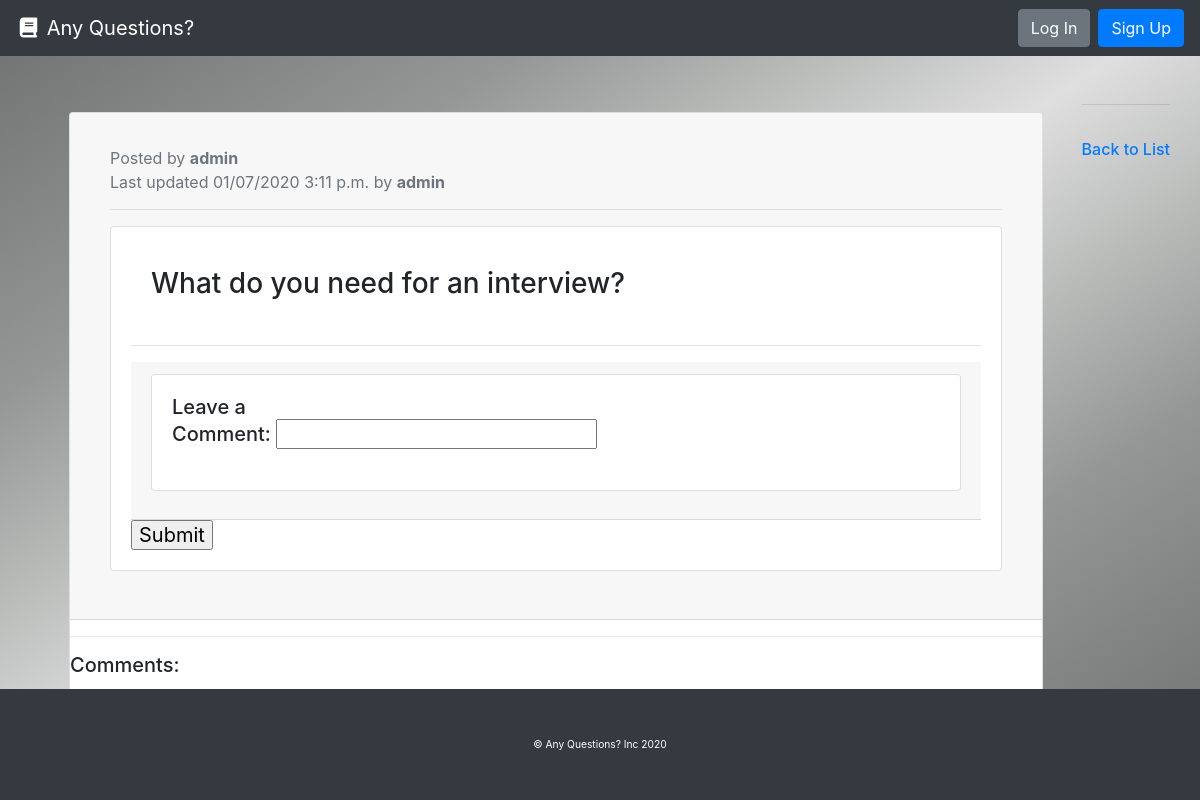
Before: /what-do-you-need-for-an-interview/ with the older database file.
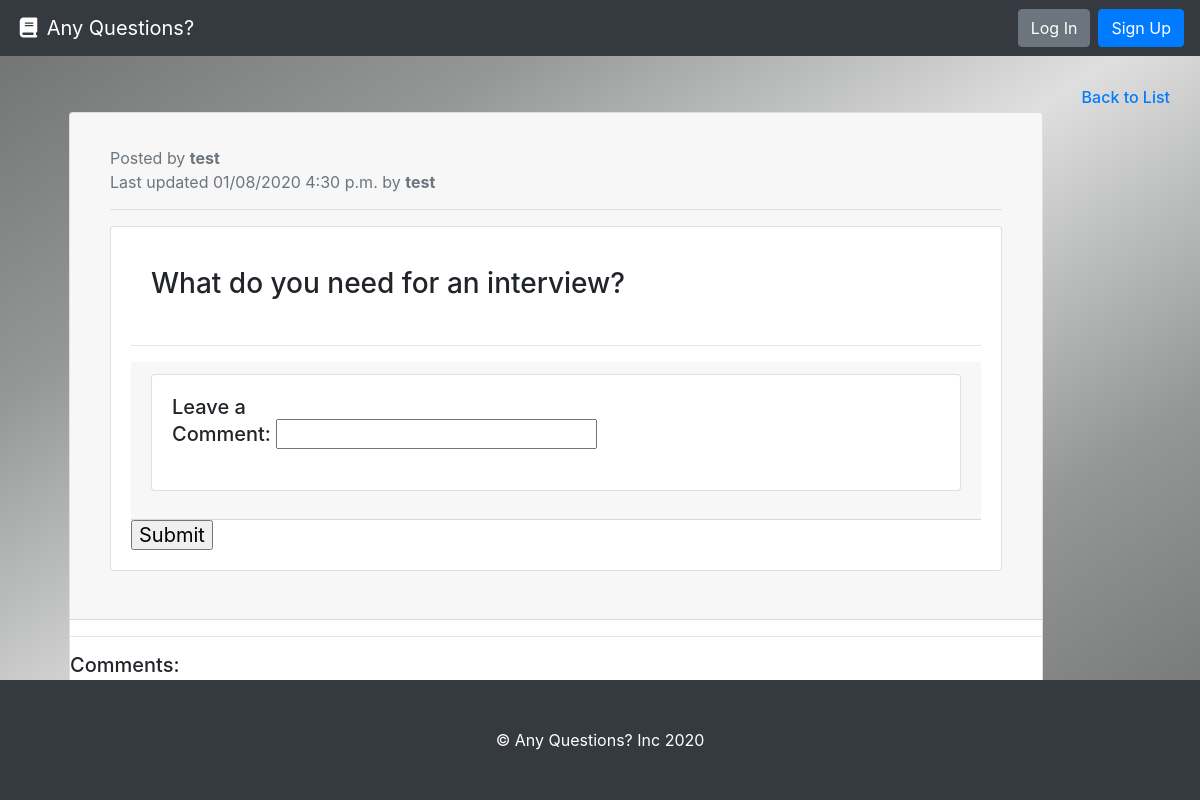
After: the same page with the newer database file.
### question/models.py (models this page shows, shortened)
class Question(models.Model):
    question_text = models.CharField(max_length=settings.QUESTION_NAME_MAX_LENGTH, unique=True,
                             help_text="Title of your question.")
    author = models.ForeignKey(User, on_delete=models.PROTECT,
                            help_text="The user that posted this question.")
    slug = models.CharField(max_length=settings.QUESTION_NAME_MAX_LENGTH, blank=True, editable=False,
                            help_text="Unique URL path to access this question. Generated by the system.")
    created = models.DateTimeField(auto_now_add=True,
                                   help_text="The date and time this question was created. Automatically generated when the model saves.")
    modified = models.DateTimeField(auto_now=True,
                                    help_text="The date and time this page was updated. Automatically generated when the model updates.")

### question/views.py (the view, shortened to what this page needs)
# urls.py: path('<str:slug>/', QuestionDetailView.as_view(), name='question-details-page'),
class QuestionDetailView(DetailView):
    model = Question
    def get(self, request, slug):
        question = self.get_queryset().get(slug__iexact=slug)
        comment_form = CommentForm()
        return render(request, 'question.html', {
          'question': question,
          'comment_form': comment_form
        })

### question/forms.py
class CommentForm(forms.ModelForm):
    class Meta:
        model = Comment
        fields = ['comment']

### question/templates/question.html (shortened to what this page needs)
{% extends 'base.html' %}
{% block content %}
  <div class="row">
    <div class="col m-4">
      <div class="card mb-3">
        <h5 class="card-header">
        <div class="card-body border-dark">
          <small class="text-muted">Posted by <b>{{ question.author|linebreaksbr }}</b>
            <br>
            Last updated {{ question.modified|date:"SHORT_DATETIME_FORMAT" }} by <b>{{ question.author.username }}</b></small>
          <hr>
          <div class="card mb-3">
            <div class="card-body border-dark">
              <div class="card-body border-dark">
              <h3>{{ question.question_text }}</h3>
            </div>
            <hr>
            <h3 class="card-header">
              <div class="card mb-3">
                 <div class="card-body border-dark">
                    <form action='' method='POST'>
                      <h5>Leave a {{ comment_form.as_p|linebreaksbr }}</h5>
                      </h5><input type="submit"></h5>
                    <hr>
                        <h5>Comments:</h5>
                          {% for comment in question.comment_set.all %}
                            <div class='col-sm'>
                              <h4><small class="text-muted">{{comment.commenter}}: {{ comment.comment }}</h4>
                            </div>
                          {% endfor %}
                      </div>
                  </div>
                  <hr>
                <br>
            <a href="{% url 'question-list-view' %}"><h6>Back to List</h6></a>
        </div>
{% endblock %}

### templates/base.html (shortened to what this page needs)
<!doctype html>
<html lang="en">
  <head>
    <link rel="stylesheet" href="https://stackpath.bootstrapcdn.com/bootstrap/4.3.1/css/bootstrap.min.css"
>
  </head>
  <body>
    <nav class="navbar navbar-expand-md navbar-dark bg-dark">
      <a class="navbar-brand" href="{% url 'question-list-view' %}"><i class="fas fa-fw fa-book"></i> Any Questions?</a>
      <form class="form-inline ml-auto">
        {% if user.is_authenticated %}
        <div class="text-white">Hello, <strong>{{user.username}}</strong>!</div>
        <a href="new_question/" class="btn btn-success ml-4">New Question</a>
        <a href="/accounts/logout" class="btn btn-danger ml-2">Log Out</a>
        {% else %}
        <a href="/accounts/login" class="btn btn-secondary ml-2">Log In</a>
        <a href="/accounts/signup" class="btn btn-primary ml-2">Sign Up</a>
        {% endif %}
      </form>
    </nav>
    <main role="main" class="container" style="margin-top: 4vh;">
      {% block content %}{% endblock %}
    </main>
    <footer class="bg-dark p-5 text-white">
      <center>&copy; Any Questions? Inc 2020</center>
    </footer>
  </body>

### templates/base.html (style rules this page uses)
body { height: 100%; margin: 0; background-repeat: no-repeat; background-attachment: fixed; background-image: linear-gradient(to bottom right, rgb(110, 112, 111),rgb(148, 151, 149),rgb(222, 223, 222),rgb(148, 151, 149), rgb(110, 112, 111)); }
footer { position: fixed; left: 0; bottom: 0; width: 100%; text-align: center; }

Changed rows visible on the page:
removed Question: author "admin", modified "01/07/2020 3:11 p.m.", author.username "admin", question_text "What do you need for an interview?"
added Question: author "test", modified "01/08/2020 4:30 p.m.", author.username "test", question_text "What do you need for an interview?"
